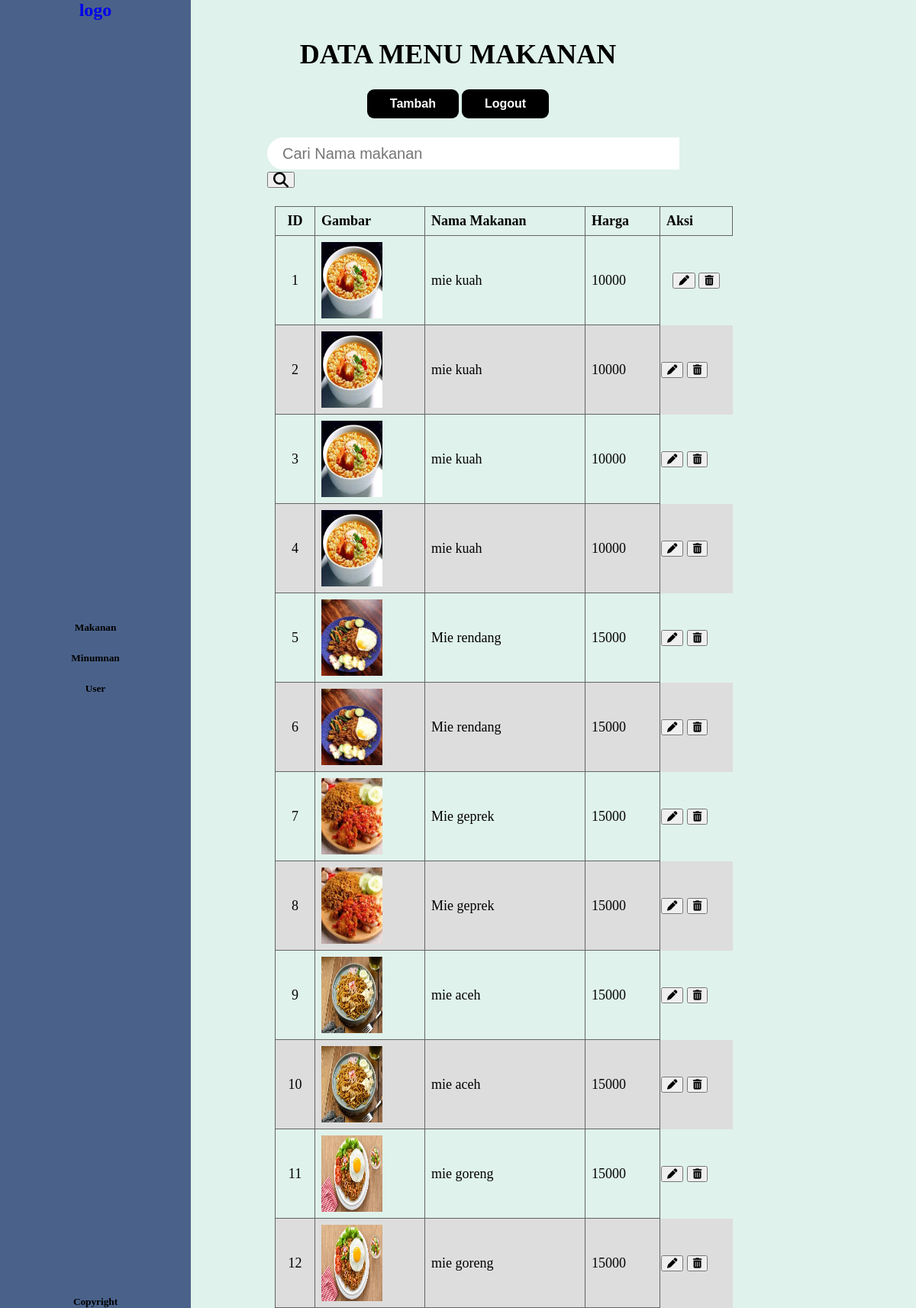
The page /admin/menumakanan.php (signed in) on the database its author committed.
### tables this page shows
CREATE TABLE `makanan` (
  `id` int(11) NOT NULL,
  `nama` varchar(50) NOT NULL,
  `harga` int(50) NOT NULL,
  `gambar` varchar(255) DEFAULT NULL
);

### admin/menumakanan.php (the view, shortened to what this page needs)
<?php
  require "../koneksi.php";
  $sql = mysqli_query($conn, "SELECT * FROM makanan");
  $menu_makanan = [];
  while ($row = mysqli_fetch_assoc($sql)) {
      $menu_makanan[] = $row;
  }
?>
<!DOCTYPE html>
<html lang="en">
<head>
    <link rel="stylesheet" href="https://cdnjs.cloudflare.com/ajax/libs/font-awesome/6.6.0/css/all.min.css" />
    <link rel="stylesheet" href="../css/admin.css">
    <link rel="stylesheet" href="../css/rr.css">
</head>
<body>
    <nav class="nav">
        <div class="logo">
            <a href="../admin.html">
                <h1>logo</h1>
            </a>
        </div>
        <div class="navigasi">
            <a href="">
                <h5>Makanan</h5>
            </a>
            <a href="menuminuman.php">
                <h5>Minumnan</h5>
            </a>
            <a href="user.php">
                <h5>User</h5>
            </a>
        </div>
        <div class="bottom">
            <h5>Copyright</h5>
        </div>
    </nav>
    <main class="tabel_section">
        <h1 class="title_menu">
            DATA MENU MAKANAN
        </h1>
        <div class="container">
          <a href="tambahmakanan.php">
            <button class="buton">
              <p>Tambah</p>
            </button>
          </a>
          <a href="../logout.php">
            <button class="buton">
              <p>Logout</p>
            </button>
          </a>
        </div>
        <search>
        <form action="" method="GET" class="search_bar_menu">
          <input type="text" name="search" placeholder="Cari Nama makanan"
          class="search-input-mahasiswa" />
          <button type="submit" class="search_button_menu">
          </button>
        </form>
        </search>
    </main>
        <table class="table_menu">
          <thead>
            <tr class="table_menu_row">
              <th class="table_menu_header">ID</th>
              <th class="table_menu_header">Gambar</th>
              <th class="table_menu_header">Nama Makanan</th>
              <th class="table_menu_header">Harga</th>
              <th class="table_menu_header">Aksi</th>
            </tr>
          </thead>
          <tbody>
            <?php $i = 1; foreach($menu_makanan as $makanan) : ?>
              <tr class="table_menu_row">
                <td class="table_menu_data"><?php echo $i ?></td>
                <td class="table_menu_data">
                <img src="../uploads/<?php echo $makanan['gambar']; ?>"
                  alt="<?php echo $makanan['nama']; ?>"
                  width="80px" height="100px" style="display: block;">
                </td>
                <td class="table_menu_data"><?php echo $makanan['nama'] ?></td>
                <td class="table_menu_data"><?php echo $makanan['harga'] ?></td>
                <td class="table-mahasiswa-data">
                  <div class="button-UD">
                    <a href="editmakanan.php?id=<?php echo $makanan['id']?>">
                      <button class="edit-data">
                        <i class="fa-solid fa-pen" style="color: ffff00;"></i>
                      </button>
                    </a>
                    <a href="hapusmakanan.php?id=<?php echo $makanan['id']?>" onclick="return confirm('Yakin ingin menghapus data ini?');">
                      <button class="hapus-data">
                        <i class="fa-solid fa-trash-can" style="color: ffff00;"></i>
                      </button>
                    </a>
                  </div>
                </td>
              </tr>
            <?php $i++; endforeach ?>
          </tbody>
        </table>
</body>
</html>

### css/admin.css (style rules this page uses)
* { margin: 0; text-decoration: none; }
body { background-color: #DFF2EB; }
.nav { position: fixed; left: 0; display: flex; justify-content: space-between; align-items: center; flex-direction: column; height: 100%; background-color: #4A628A; top: 0; width: 250px; }
.title_menu { font-size: 36px; font-weight: 700; margin: 0; text-align: center; }
.navigasi { display: flex; gap: 24px; flex-direction: column; align-items: center; padding: 16px; }
.navigasi a { color: black; }
.tabel_section { display: flex; flex-direction: column; align-items: center; gap: 25px; margin: 50px 100px; }
.buton { text-align: right; padding: 10px 30px; background-color: black; border-style: none; font-size: 16px; font-weight: 600; border-radius: 9px; color: white; cursor: pointer; }
.search-input-mahasiswa { border: 0; border-top-left-radius: 25px; border-bottom-left-radius: 25px; height: 40px; width: 500px; padding-left: 20px; padding-right: 20px; font-size: 20px; outline: none; }

### css/rr.css (style rules this page uses)
.search_bar_menu { border: 0; border-top-left-radius: 25px; border-bottom-left-radius: 25px; height: 40px; width: 500px; padding-left: 20px; padding-right: 20px; font-size: 20px; outline: none; }
.title_menu { font-size: 36px; font-weight: 700; margin: 0; }
.table_menu { border-collapse: collapse; position: relative; left: 30%; width: 50vw; min-width: 40vw; font-size: 18px; margin-top: 24px; }
.table_menu_header, .table_menu_data { border: 1px solid #646464; text-align: left; padding: 8px; }
.table_menu_header:nth-child(1), .table_menu_row:nth-child(1), .table_menu_data:nth-child(1) { width: 35px; text-align: center; }
thead > .table_menu_row { background-color: var(--hijau); }
tbody > .table_menu_row:nth-child(even) { background-color: #dddddd; }

### rows shown on the page
makanan: gambar+nama (picture), nama "mie kuah", harga "10000"
makanan: gambar+nama (picture), nama "mie kuah", harga "10000"
makanan: gambar+nama (picture), nama "mie kuah", harga "10000"
makanan: gambar+nama (picture), nama "mie kuah", harga "10000"
makanan: gambar (picture), nama "Mie rendang", harga "15000"
makanan: gambar (picture), nama "Mie rendang", harga "15000"
makanan: gambar (picture), nama "Mie geprek", harga "15000"
makanan: gambar (picture), nama "Mie geprek", harga "15000"
makanan: gambar+nama (picture), nama "mie aceh", harga "15000"
makanan: gambar+nama (picture), nama "mie aceh", harga "15000"
makanan: gambar+nama (picture), nama "mie goreng", harga "15000"
makanan: gambar+nama (picture), nama "mie goreng", harga "15000"
